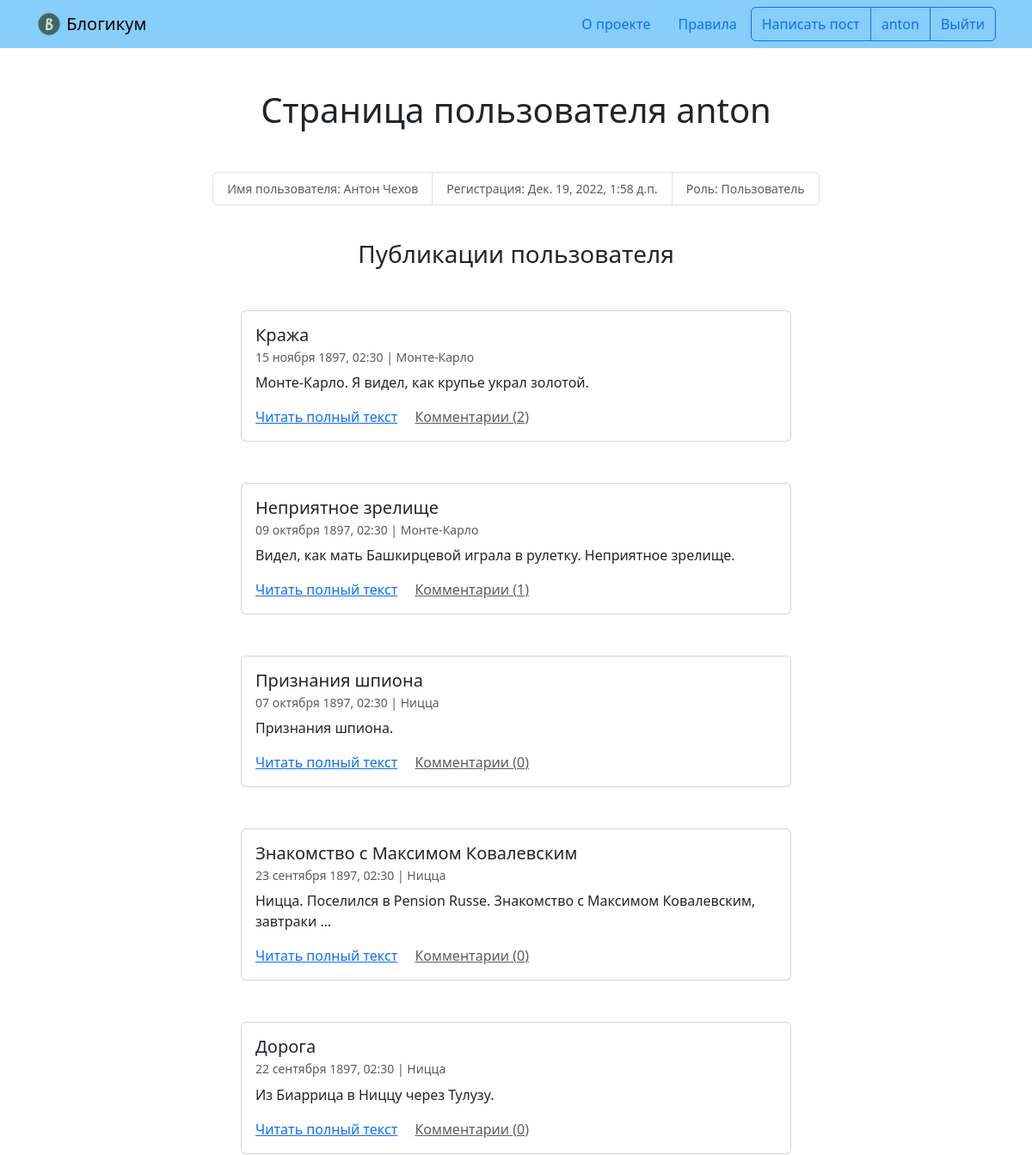
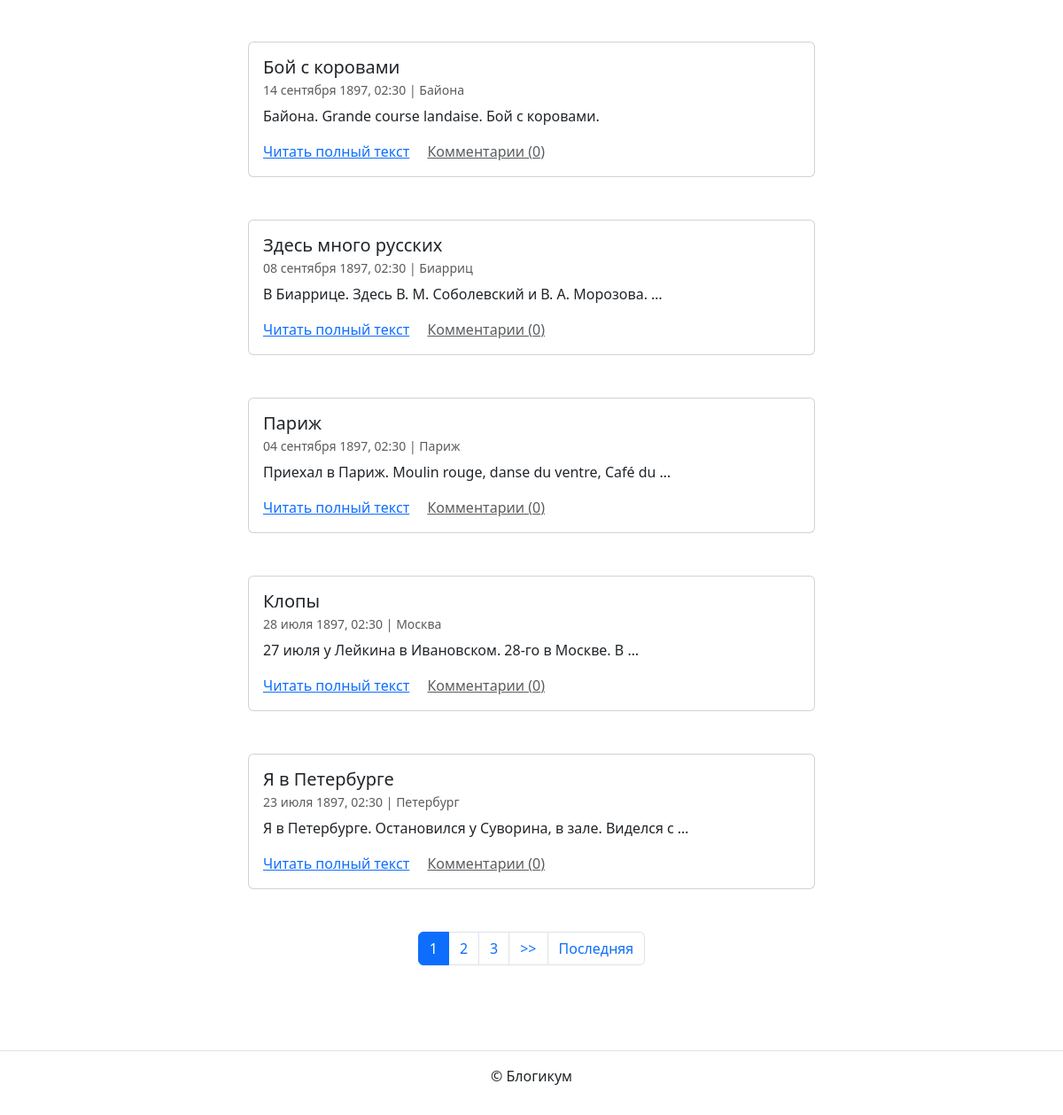
Screenshot of /profile/anton/ with the database file from the repository (2 pictures, top to bottom).
### blog/models.py (models this page shows, shortened)
class BaseModel(models.Model):
    is_published = models.BooleanField(
        default=True,
        verbose_name='Опубликовано',
        help_text='Снимите галочку, чтобы скрыть публикацию.'
    )
    created_at = models.DateTimeField(
        'Добавлено',
        auto_now_add=True,
    )
    class Meta:
        abstract = True
        ordering = ('-created_at', )

class Post(BaseModel):
    title = models.CharField(
        'Заголовок',
        max_length=settings.MAX_FIELD_LENGTH
    )
    text = models.TextField('Текст')
    pub_date = models.DateTimeField(
        'Дата и время публикации',
        help_text=('Если установить дату и время в будущем'
                   ' — можно делать отложенные публикации.')
    )
    author = models.ForeignKey(
        User,
        on_delete=models.CASCADE,
        verbose_name='Автор публикации'
    )
    location = models.ForeignKey(
        Location,
        on_delete=models.SET_NULL,
        null=True,
        blank=True,
        verbose_name='Местоположение'
    )
    category = models.ForeignKey(
        Category,
        on_delete=models.SET_NULL,
        null=True,
        verbose_name='Категория'
    )
    image = models.ImageField(
        'Фотография',
        upload_to='post_photo',
        blank=True,
    )
    objects = PostQuerySet.as_manager()
    published = PostManager()
    class Meta:
        default_related_name = 'posts'
        ordering = ('-pub_date', )
        verbose_name = 'публикация'
        verbose_name_plural = 'Публикации'

class Location(BaseModel):
    name = models.CharField(
        'Название места',
        max_length=settings.MAX_FIELD_LENGTH
    )
    class Meta:
        verbose_name = 'местоположение'
        verbose_name_plural = 'Местоположения'

### blog/views.py (the view)
class PostsUserView(AddPostsUserAndCategoryView, ListView):
    template_name = 'blog/profile.html'
    slug_field = 'username'
    def get(self, request, *args, **kwargs):
        self.object = self.get_object(queryset=User.objects.all())
        return super().get(request, *args, **kwargs)
    def get_context_data(self, **kwargs):
        context = super().get_context_data(**kwargs)
        context['profile'] = self.object
        return context

### blog/models.py (called while the page is built)
    def with_related_data(self):
        return self.select_related(
            'author', 'location', 'category'
        )

    def published(self):
        return self.filter(
            models.Q(pub_date__lte=timezone.now())
            & models.Q(is_published=True)
            & models.Q(category__is_published=True)
        )

    def comment_count(self):
        return self.annotate(
            comment_count=Count('comments')
        )

    def get_queryset(self):
        return (
            PostQuerySet(self.model)
            .with_related_data()
            .published()
            .comment_count()
        )

### blog/views.py (called while the page is built)
    def get_queryset(self):
        if self.object == self.request.user:
            return self.object.posts.comment_count().order_by('-pub_date')
        else:
            return self.object.posts(
                manager='published'
            ).all().order_by('-pub_date')

### templates/blog/profile.html (shortened to what this page needs)
{% extends "base.html" %}
{% block content %}
  <h1 class="mb-5 text-center ">Страница пользователя {{ profile.username }}</h1>
  <small>
    <ul class="list-group list-group-horizontal justify-content-center mb-3">
      <li class="list-group-item text-muted">Имя пользователя: {% if profile.get_full_name %}{{ profile.get_full_name }}{% else %}не указано{% endif %}</li>
      <li class="list-group-item text-muted">Регистрация: {{ profile.date_joined }}</li>
      <li class="list-group-item text-muted">Роль: {% if profile.is_staff %}Админ{% else %}Пользователь{% endif %}</li>
    </ul>
  </small>
  <br>
  <h3 class="mb-5 text-center">Публикации пользователя</h3>
  {% for post in page_obj %}
    <article class="mb-5">
      {% include "includes/post_card.html" %}
    </article>
  {% endfor %}
  {% include "includes/paginator.html" %}
{% endblock %}

### templates/includes/header.html (shortened to what this page needs)
{% load static %}
<header>
  <nav class="navbar navbar-light" style="background-color: lightskyblue">
    <div class="container">
      <a class="navbar-brand" href="{% url 'blog:index' %}">
        <img src="{% static 'img/logo.png' %}" width="30" height="30" class="d-inline-block align-top" alt="">
        Блогикум
      </a>
      {% with request.resolver_match.view_name as view_name %}
        <ul class="nav  nav-pills">
          <li class="nav-item">
            <a class="nav-link {% if view_name == 'pages:about' %} text-white {% endif %}" href="{% url 'pages:about' %}">
              О проекте
            </a>
          </li>
          <li class="nav-item">
            <a class="nav-link {% if view_name == 'pages:rules' %} text-white {% endif %}" href="{% url 'pages:rules' %}">
              Правила
            </a>
          </li>
          {% if user.is_authenticated %}
            <div class="btn-group" role="group" aria-label="Basic outlined example">
              <button type="button" class="btn btn-outline-primary"><a class="text-decoration-none text-reset"
                  href="{% url 'blog:create_post' %}">Написать пост</a></button>
              <button type="button" class="btn btn-outline-primary"><a class="text-decoration-none text-reset"
                  href="{% url 'blog:profile' user.username %}">{{ user.username }}</a></button>
              <button type="button" class="btn btn-outline-primary"><a class="text-decoration-none text-reset"
                  href="{% url 'logout' %}">Выйти</a></button>
            </div>
          {% endif %}
        </ul>
      {% endwith %}
    </div>
  </nav>
</header>

### templates/includes/post_card.html (shortened to what this page needs)
<div class="col d-flex justify-content-center">
  <div class="card" style="width: 40rem;">
    <div class="card-body">
      <h5 class="card-title">{{ post.title }}</h5>
      <h6 class="card-subtitle mb-2 text-muted">
        <small>
          {{ post.pub_date|date:"d E Y, H:i" }} | {% if post.location and post.location.is_published %}{{ post.location.name }}{% else %}Планета Земля{% endif %}<br>
        </small>
      </h6>
      <p class="card-text">{{ post.text|truncatewords:10 }}</p>
      <a href="{% url 'blog:post_detail' post.id %}" class="card-link">Читать полный текст</a>
      <a href="{% url 'blog:post_detail' post.id %}" class="card-link text-muted">Комментарии ({{ post.comment_count }})</a>
    </div>
  </div>
</div>

### rows the page displays
Post: title "Кража", pub_date "15 ноября 1897, 02:30", location.name "Монте-Карло", text "Монте-Карло. Я видел, как крупье украл золотой.", comment_count "2"
Post: title "Неприятное зрелище", pub_date "09 октября 1897, 02:30", location.name "Монте-Карло", text "Видел, как мать Башкирцевой играла в рулетку. Неприятное зрелище.", comment_count "1"
Post: title "Признания шпиона", pub_date "07 октября 1897, 02:30", location.name "Ницца", text "Признания шпиона.", comment_count "0"
Post: title "Знакомство с Максимом Ковалевским", pub_date "23 сентября 1897, 02:30", location.name "Ницца", text "Ницца. Поселился в Pension Russe. Знакомство с Максимом Ковалевским, завтраки …", comment_count "0"
Post: title "Дорога", pub_date "22 сентября 1897, 02:30", location.name "Ницца", text "Из Биаррица в Ниццу через Тулузу.", comment_count "0"
Post: title "Бой с коровами", pub_date "14 сентября 1897, 02:30", location.name "Байона", text "Байона. Grande course landaise. Бой с коровами.", comment_count "0"
Post: title "Здесь много русских", pub_date "08 сентября 1897, 02:30", location.name "Биарриц", text "В Биаррице. Здесь В. М. Соболевский и В. А. Морозова. …", comment_count "0"
Post: title "Париж", pub_date "04 сентября 1897, 02:30", location.name "Париж", text "Приехал в Париж. Moulin rouge, danse du ventre, Café du …", comment_count "0"
Post: title "Клопы", pub_date "28 июля 1897, 02:30", location.name "Москва", text "27 июля у Лейкина в Ивановском. 28-го в Москве. В …", comment_count "0"
Post: title "Я в Петербурге", pub_date "23 июля 1897, 02:30", location.name "Петербург", text "Я в Петербурге. Остановился у Суворина, в зале. Виделся с …", comment_count "0"

### other values shown
{{ user.username }} "anton"
{{ profile.username }} "anton"
{{ profile.get_full_name }} "Антон Чехов"
{{ profile.date_joined }} "Дек. 19, 2022, 1:58 д.п."
{{ i }} "1"
{{ i }} "2" "3"
